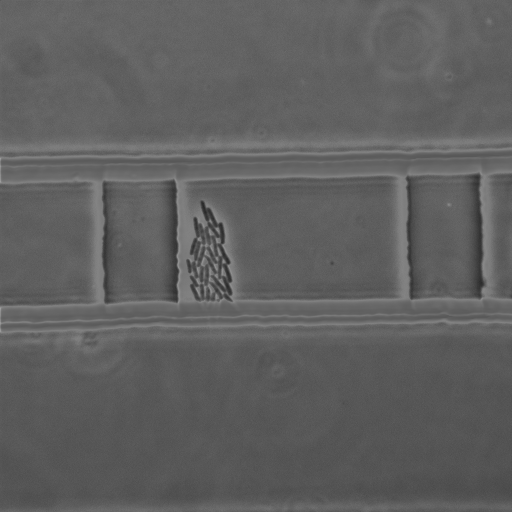
#> input picture bacteria_test.png, 512 x 512 px, found by its file name
$ python entropy.py
#> lines starting #> are read from the running program, lines starting #| are printed output that depends on the picture
import matplotlib.pyplot as plt
from skimage import io, color
from skimage.filters.rank import entropy
from skimage.filters import try_all_threshold, threshold_otsu
from skimage.morphology import disk
import numpy as np

img = io.imread(r"C:\Users\Bokan\OneDrive\Documents\image_analysis\bacteria_test.png")
#> img is the input picture: shape (512, 512); min 39, max 158, mean 95.4

#convert to grayscale
if img.ndim == 3 and img.shape[-1] == 3:
    gray_img = color.rgb2gray(img)
else:
    gray_img = img


gray_img_uint8 = (gray_img * 255).astype('uint8')
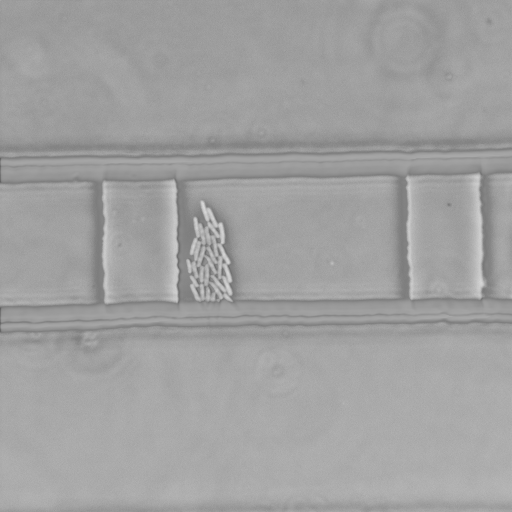
#> gray_img_uint8: shape (512, 512); min 98, max 217, mean 160.6

#computing entropy
entropy_img = entropy(gray_img_uint8, disk(1))
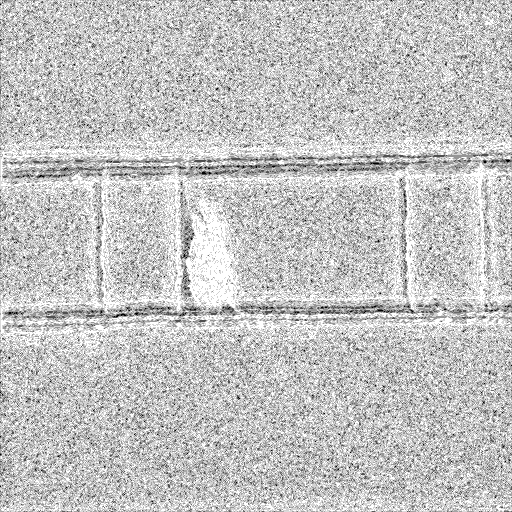
#> entropy_img: shape (512, 512) float64; min 0, max 2.32, mean 1.78; drawn with min black and max white


plt.imshow(entropy_img, cmap="gray")

#applying Otsu thresholding
threshold = threshold_otsu(entropy_img)
#> threshold = 1.58
binary = entropy_img <= threshold  # Thresholded binary image
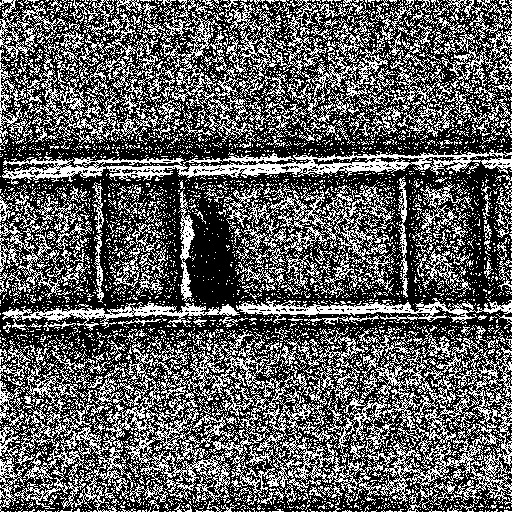
#> binary: shape (512, 512) bool; 37.4% white in thin lines or dots

#displaying binary image
plt.figure()
plt.imshow(binary, cmap='gray')

#calculating percentage of bright pixels
bright_percentage = (np.sum(binary == 1) * 100) / (np.sum(binary == 1) + np.sum(binary == 0))
#> bright_percentage = 37.37
print(f"The percentage of bright pixels is: {bright_percentage:.2f}%")
#| The percentage of bright pixels is: 37.37%

plt.show()
